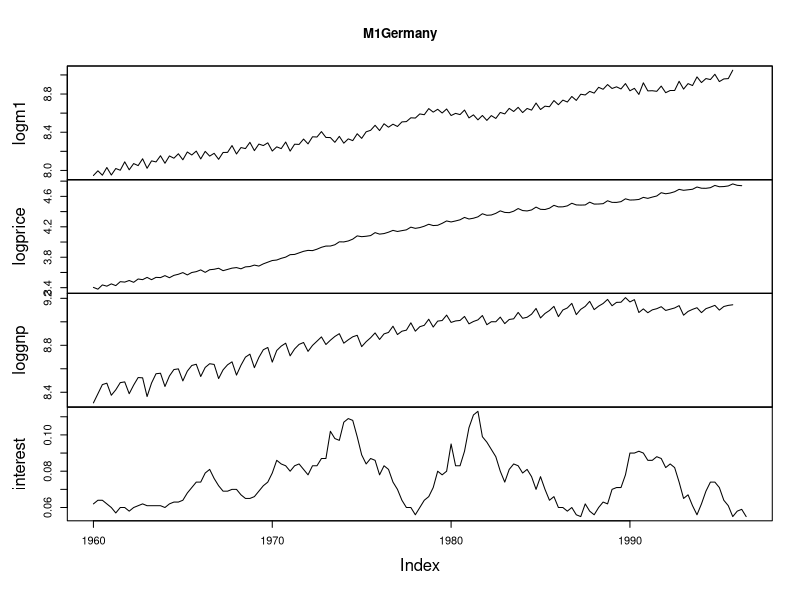

Recreate this plot in R.
## ---- chunk 1
install.packages("dynlm")
library(dynlm)
M1Germany #duomenys
## ---- chunk 2
plot(M1Germany)
## ---- chunk 3
mod1 <- dynlm((logm1)~L(logprice,3)+(L(loggnp,2))+(L(interest,1)), data = M1Germany, start = c(1960,1), end = c(1996,3))
summary(mod1)
mod2 <- dynlm((logm1)~L(logprice,4)+(L(loggnp,2))+(L(interest,2)), data = M1Germany, start = c(1960,1), end = c(1996,3))
summary(mod2)
mod3 <- dynlm((logm1)~L(logprice,1)+(L(loggnp,3))+(L(interest,2)), data = M1Germany, start = c(1960,1), end = c(1996,3))
summary(mod3)
# treciame modelyje kintamasis loggnp yra nereiksmingas nes p reiksme 0.962 > 0.05, tai ismetame
mod4 <- dynlm((logm1)~L(logprice,1)+(L(interest,2)), data = M1Germany, start = c(1960,1), end = c(1996,3))
summary(mod4)
mod5 <- dynlm((logm1)~L(logprice,2)+(L(loggnp,2))+(L(interest,1)), data = M1Germany, start = c(1960,1), end = c(1996,3))
summary(mod5)
mod6 <-dynlm((logm1)~L(logprice,5)+(L(loggnp,3))+(L(interest,1)), data = M1Germany, start = c(1960,1), end = c(1996,3)) 
summary(mod6)
# sestame modelyje kintamasis loggnp yra nereiksmingas tai ismetame
mod7 <- dynlm((logm1)~L(logprice,5)+(L(interest,1)), data = M1Germany, start = c(1960,1), end = c(1996,3))
summary(mod7)
## ---- chunk 4
AIC(mod1)
AIC(mod2)
AIC(mod3)
AIC(mod4)
AIC(mod5)
AIC(mod6)
AIC(mod7)
